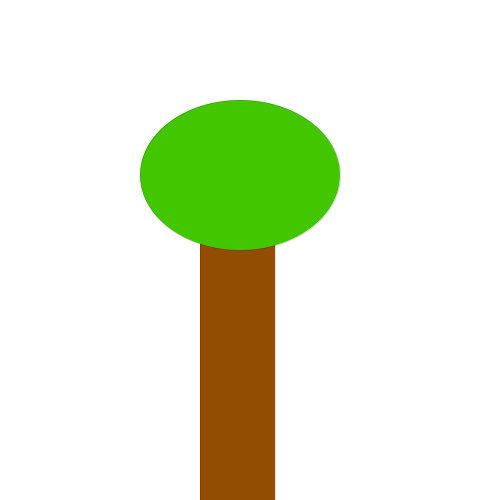
Frame 1 (no input)
Frame 60 (the mouse pressed at the canvas centre just before this capture): identical to frame 1, image omitted
Frame 120 (the mouse held since frame 60 and released just before this capture): identical to frame 1, image omitted

The Processing sketch that drew this single still picture (run headless with seeded random() and noise(); from frame 60 on, the mouse is pressed at the canvas centre):

// Processing sketch: sketch_220928b
// ── sketch_220928b.pde
void setup(){
  size(500,500);
  background(255,255,255);
  boom(75,300,200,150);
}

void draw(){
  
}

void boom(int a , int b , int c , int d){
  strokeWeight(0);
  fill(147,77,3);
  rect(200,200,a,b);
  fill(65,198,0);
  ellipse(240,175,c,d);
}
